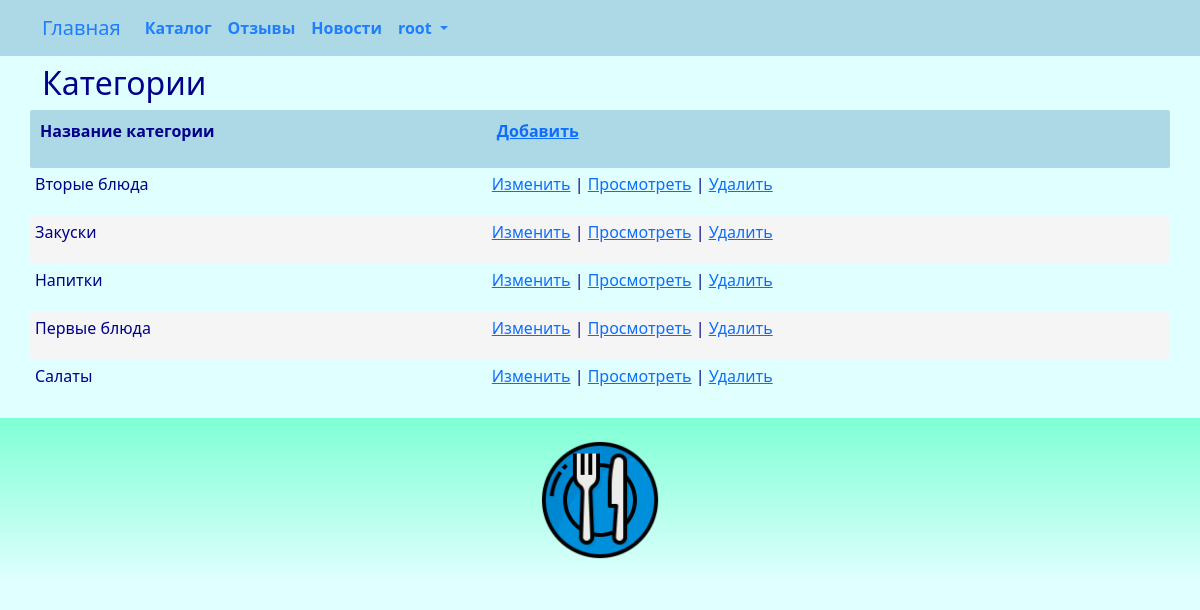
/category/index/ (signed in), run on the app's committed database.
### star/models.py (models this page shows, shortened)
class Category(models.Model):
    title = models.CharField(_('category_title'), max_length=128, unique=True)
    class Meta:
        db_table = 'category'

### star/views.py (the view)
# urls.py: path('category/index/', views.category_index, name='category_index'),
@login_required
@group_required("Managers")
def category_index(request):
    try:
        category = Category.objects.all().order_by('title')
        return render(request, "category/index.html", {"category": category,})
    except Exception as exception:
        print(exception)
        return HttpResponse(exception)

### star/views.py (called while the page is built)
def group_required(*group_names):
    def in_groups(u):
        if u.is_authenticated:
            if bool(u.groups.filter(name__in=group_names)) | u.is_superuser:
                return True
        return False
    return user_passes_test(in_groups, login_url='403')

### templates/category/index.html (shortened to what this page needs)
{% extends "base.html" %}
{% load i18n %}
{% block content %}
<h2>{% trans "categorys" %}</h2>
{% if category.count > 0 %}
<div class="row">
	<table id="myTable" class="table-manager" style="width:100%">
		<thead>
			<tr>
				<th><p>{% trans "category_title" %}</p></th>
				<th><p><a href="{% url 'category_create'%}">{% trans "Add" %}</a></p></th>
			</tr>
		</thead>
		<tbody>
			{% for n in category %}
			<tr>
				<td>
					<p>{{ n.title }}</p>
				</td>
				<td>
					<p>
					<a href="{% url 'category_edit' n.id %}">{% trans "Change" %}</a> |
					<a href="{% url 'category_read' n.id %}">{% trans "View" %}</a> |
					<a onclick="return confirm('Удалить запись?')" href="{% url 'category_delete' n.id %}">{% trans "Delete" %}</a>
					</p>
				</td>
			</tr>
			{% endfor %}
		</tbody>
	</table>
</div>
{% else %}
<a href="{% url 'category_create'%}">{% trans "Add" %}</a>
{% endif %}
{% endblock content %}

### templates/base.html (shortened to what this page needs)
{% load static %}
{% load i18n %}
<html>
<head>
	<link href="https://cdn.jsdelivr.net/npm/bootstrap@5.0.2/dist/css/bootstrap.min.css" rel="stylesheet">
	<link rel="stylesheet" href="{% static 'css/styles.css' %}" />
	<link rel="stylesheet" href="{% static 'css/choosen.css' %}" />
</head>
<nav class="navbar navbar-expand-lg justify-content-center">
	<div class="container">
		<div class="collapse navbar-collapse" id="mainMenu">
			<ul class="navbar-nav me-auto mb-2 mb-lg-0">
				<a class="navbar-brand" href="{{ HTTP_HOST }}/">{% trans "Home" %}</a>
				<li class="nav-item">
					<a class="nav-link" href="{% url 'catalog_list' %}">{% trans "catalog" %}</a>
				</li>
				<li class="nav-item">
					<a class="nav-link" href="{% url 'review_list' %}">{% trans "reviews" %}</a>
				</li>
				<li class="nav-item">
					<a class="nav-link" href="{% url 'news_list' %}">{% trans "newss" %}</a>
				</li>
				{% if user.is_authenticated %}
				<li class="nav-item dropdown">
					<a class="nav-link dropdown-toggle" href="#" id="navbarDropdown" role="button" data-bs-toggle="dropdown" aria-expanded="false">
						{{ user.username }}
					</a>
				</li>
				{% else %}
				<form class="form-inline ml-auto">
					<a href="{% url 'login' %}" class="btn btn-outline-secondary">{% trans "Log In" %}</a>
				</form>
				{% endif %}
			</ul>
		</div>
	</div>
</nav>
<body>
	<div class="container">
		{% block content%}{% endblock content %}
	</div>
</body>
<footer class="container-fluid text-center bg-lightgray">
	<div class="copyrights">
		<img src="{% static 'images/logo.png' %}" alt="logo" style="height:144px; padding: 10px;">
	</div>
</footer>
<link rel="stylesheet" href="https://cdn.datatables.net/1.11.2/css/jquery.dataTables.min.css">
<link href="{% static 'css/jquery.fancybox.min.css' %}" rel="stylesheet">
</html>

### static/css/styles.css (style rules this page uses)
:root { --navbar-background-color: LightBlue; --navbar-text-color: #1F7EFE; --main-background-color-light: LightCyan; --main-background-color-dark: LightBlue; --main-text-color: DarkBlue; --main-header-color: DarkBlue; --main-text-attention-color: Purple; --footer-background-color-light: LightCyan; --footer-background-color-dark: Aquamarine; --footer-text-color: Teal; --card-background-color-light: LightCyan; --card-background-color-dark: LightBlue; --card-text-color: SeaGreen; --table-background-color-light: LightCyan; --table-background-color-dark: #F5F5F5; --table-text-color: DarkBlue; --star-size: 30px; --star-color: LightYellow; --star-background: Yellow ; }
.navbar { background-color: var(--navbar-background-color); color: var(--navbar-text-color); }
.navbar .navbar-nav, .navbar .navbar-nav .navbar-text { color: var(--navbar-text-color); }
.navbar ul { background-color: var(--navbar-background-color); color: var(--navbar-text-color); }
.navbar li { background-color: var(--navbar-background-color); color: var(--navbar-text-color); }
.navbar a { background-color: var(--navbar-background-color); color: var(--navbar-text-color); }
.navbar-brand { background-color: var(--navbar-background-color); color: var(--navbar-text-color); }
.nav-item { background-color: var(--navbar-background-color); color: var(--navbar-text-color); font-weight: bold; }
body { background-color: var(--main-background-color-light); }
h1, h2, h3, h4, h5, h6 { color: var(--main-header-color); }
p, ul, li, label { color: var(--main-text-color); }
.table-manager tbody { width: 100%; background-color: var(--main-background-color-light); border: none; margin-top: 20px; margin-bottom: 20px; }
.table-manager thead th { background-color: var(--main-background-color-dark); color: var(--main-text-color); font-weight: bold; text-align: left; padding: 10px; }
.table-manager thead tr th:first-child { border-radius: 2px 0 0 2px; }
.table-manager thead tr th:last-child { border-radius: 0 2px 2px 0; }
.table-manager tbody td { text-align: left; border: none; padding: 5px 5px; vertical-align: top; }
.table-manager tbody tr:nth-child(odd) { background: var(--table-background-color-light); }
.table-manager tbody tr:nth-child(even) { background: var(--table-background-color-dark); }
.table-manager tbody tr td:first-child { border-radius: 2px 0 0 2px; }
.table-manager tbody tr td:last-child { border-radius: 0 2px 2px 0; }
footer { background-image: linear-gradient(top, var(--footer-background-color-dark), var(--footer-background-color-light)); background-image: -o-linear-gradient(top, var(--footer-background-color-dark), var(--footer-background-color-light)); background-image: -moz-linear-gradient(top, var(--footer-background-color-dark), var(--footer-background-color-light)); background-image: -webkit-linear-gradient(top, var(--footer-background-color-dark), var(--footer-background-color-light)); margin-top: 10px; padding: 10px; }

### data on the page
Category: title "Вторые блюда"
Category: title "Закуски"
Category: title "Напитки"
Category: title "Первые блюда"
Category: title "Салаты"

### other printed values
{{ user.username }} "root"
